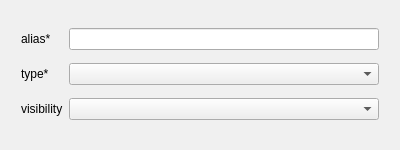
                 <widget class="QGroupBox" name="groupBox_4">
                  <property name="minimumSize">
                   <size>
                    <width>400</width>
                    <height>150</height>
                   </size>
                  </property>
                  <property name="styleSheet">
                   <string notr="true">
                      QGroupBox {
                        background-color: rgba(240, 240, 240, 1);  /* change to your desired color */
                        border: 0px solid #ffffffff;     /* optional: border styling */
                        border-radius: 6px;         /* optional: rounded corners */
                        margin-top: 1.5em; /* reserve space for the title */
                        padding: 10px; 
                      }
                    </string>
                  </property>
                  <layout class="QGridLayout" name="_28">
                   <item row="0" column="0">
                    <widget class="QLabel" name="label_59">
                     <property name="text">
                      <string>alias*</string>
                     </property>
                    </widget>
                   </item>
                   <item row="0" column="1">
                    <widget class="QLineEdit" name="lineEditResAlias"/>
                   </item>
                   <item row="1" column="0">
                    <widget class="QLabel" name="label_60">
                     <property name="text">
                      <string>type*</string>
                     </property>
                    </widget>
                   </item>
                   <item row="1" column="1">
                    <widget class="QComboBox" name="comboBoxResType"/>
                   </item>
                   <item row="2" column="0">
                    <widget class="QLabel" name="label_61">
                     <property name="text">
                      <string>visibility</string>
                     </property>
                    </widget>
                   </item>
                   <item row="2" column="1">
                    <widget class="QComboBox" name="comboBoxResVisibility"/>
                   </item>
                  </layout>
                 </widget>
